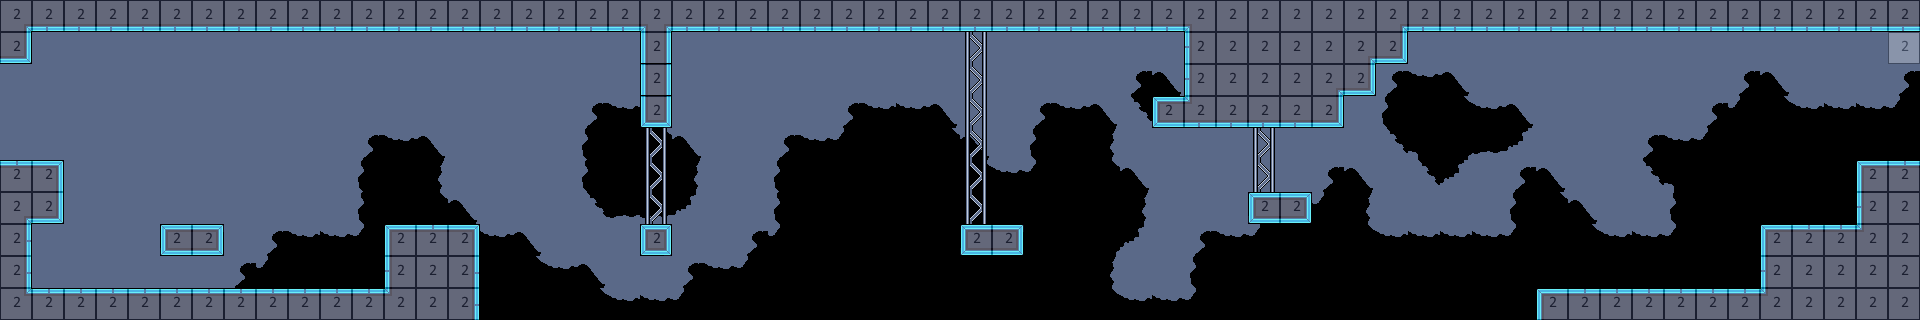

This game map was drawn from its Tiled (.tmx) file and the tilesets committed beside it. A one-line description and the trimmed map source follow:
An orthogonal 60x10 tile map with 32x32 px tiles, 4 tile layers (bg, mg, fg, collision), 2 tilesets and 9 objects (2x Command - Junction, 2x Command - Destroyed Area, 2x mushboomsmall, 30, turret, ...).

<map version="2017.05.26" orientation="orthogonal" renderorder="right-down" width="60" height="10" tilewidth="32" tileheight="32" nextobjectid="77">
 <tileset firstgid="1" name="32blocks" tilewidth="32" tileheight="32" tilecount="10" columns="10">
  <image source="32blocks.png" width="320" height="32" />
 </tileset>
 <tileset firstgid="11" name="shipTileset" tilewidth="32" tileheight="32" tilecount="513" columns="19">
  <image source="shipTileset.png" width="608" height="864" />
  <terraintypes>
   <terrain name="scrap" tile="0" />
  </terraintypes>
  <tile id="449" terrain=",,,0" />
  <tile id="450" terrain=",,0,0" />
  <tile id="451" terrain=",,0," />
  <tile id="452" terrain="0,0,0," />
  <tile id="453" terrain="0,0,," />
  <tile id="454" terrain="0,0,,0" />
  <tile id="468" terrain=",0,,0" />
  <tile id="469" terrain="0,0,0,0" />
  <tile id="470" terrain="0,,0," />
  <tile id="471" terrain="0,,0," />
  <tile id="473" terrain=",0,,0" />
  <tile id="487" terrain=",0,," />
  <tile id="488" terrain="0,0,," />
  <tile id="489" terrain="0,,," />
  <tile id="490" terrain="0,,0,0" />
  <tile id="491" terrain=",,0,0" />
  <tile id="492" terrain=",0,0,0" />
 </tileset>
 <layer name="bg" width="60" height="10">
  <data>[600 cells, 491 non-empty, 18 distinct tile ids]</data>
 </layer>
 <layer name="mg" width="60" height="10">
  <data>[600 cells, 130 non-empty, 17 distinct tile ids]</data>
 </layer>
 <layer name="fg" width="60" height="10">
  <data>[600 cells, 2 non-empty, 2 distinct tile ids]</data>
 </layer>
 <layer name="collision" width="60" height="10" opacity="0.29">
  <data>[600 cells, 144 non-empty, 1 distinct tile ids]</data>
 </layer>
 <objectgroup name="Object Layer 1">
  <object id="64" name="travel" type="Command - Junction" x="1907.33" y="71.3333" width="6.66667" height="80.6667" />
  <object id="66" name="travel" type="Command - Destroyed Area" x="4" y="71" width="5" height="85" />
  <object id="67" name="d" type="Command - Destroyed Area" x="41" y="136" width="14" height="19" />
  <object id="69" name="damage" type="30" x="482" y="308.667" width="1051.33" height="6" />
  <object id="72" name="d" type="Command - Junction" x="1862.67" y="134.667" width="12" height="9.33333" />
  <object id="73" name="enemy" type="turret" x="1162.67" y="73.3333" width="14.6667" height="20" />
  <object id="74" name="enemy" type="mushboomsmall" x="290.667" y="236" width="13.3333" height="13.3333" />
  <object id="75" name="cutscene" type="22" x="70.6667" y="33.3333" width="54.6667" height="257.333" />
  <object id="76" name="enemy" type="mushboomsmall" x="198" y="194" width="13.3333" height="13.3333" />
 </objectgroup>
</map>
